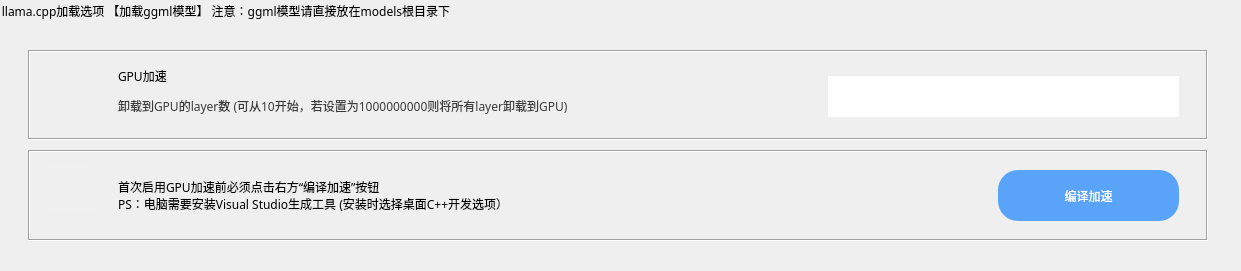
      <widget class="QGroupBox" name="groupBox_7">
       <property name="geometry">
        <rect>
         <x>20</x>
         <y>2450</y>
         <width>1241</width>
         <height>271</height>
        </rect>
       </property>
       <property name="font">
        <font>
         <family>微软雅黑</family>
         
         <weight>50</weight>
         <italic>false</italic>
         <bold>false</bold>
        </font>
       </property>
       <property name="styleSheet">
        <string notr="true">QGroupBox{
    border: none;
	font:27px &quot;微软雅黑&quot;;
}
</string>
       </property>
       <property name="title">
        <string>llama.cpp加载选项 【加载ggml模型】 注意：ggml模型请直接放在models根目录下</string>
       </property>
       <widget class="QFrame" name="frame_23">
        <property name="geometry">
         <rect>
          <x>28</x>
          <y>50</y>
          <width>1180</width>
          <height>90</height>
         </rect>
        </property>
        <property name="frameShape">
         <enum>QFrame::Box</enum>
        </property>
        <property name="frameShadow">
         <enum>QFrame::Sunken</enum>
        </property>
        <widget class="QLabel" name="label_77">
         <property name="geometry">
          <rect>
           <x>90</x>
           <y>10</y>
           <width>621</width>
           <height>31</height>
          </rect>
         </property>
         <property name="font">
          <font>
           <family>微软雅黑</family>
           
           <weight>50</weight>
           <italic>false</italic>
           <bold>false</bold>
          </font>
         </property>
         <property name="styleSheet">
          <string notr="true">font: 20px &quot;微软雅黑&quot;;</string>
         </property>
         <property name="text">
          <string>GPU加速</string>
         </property>
        </widget>
        <widget class="QLabel" name="label_78">
         <property name="geometry">
          <rect>
           <x>90</x>
           <y>40</y>
           <width>691</width>
           <height>31</height>
          </rect>
         </property>
         <property name="font">
          <font>
           <family>微软雅黑</family>
           
           <weight>50</weight>
           <italic>false</italic>
           <bold>false</bold>
          </font>
         </property>
         <property name="styleSheet">
          <string notr="true">color:rgb(59, 59, 59);
font: 18px &quot;微软雅黑&quot;;</string>
         </property>
         <property name="text">
          <string>卸载到GPU的layer数 (可从10开始，若设置为1000000000则将所有layer卸载到GPU)</string>
         </property>
        </widget>
        <widget class="QLabel" name="label_79">
         <property name="geometry">
          <rect>
           <x>17</x>
           <y>19</y>
           <width>50</width>
           <height>50</height>
          </rect>
         </property>
         <property name="styleSheet">
          <string notr="true">border-image: url(:/ss/me_能耗管理 (5).png)</string>
         </property>
         <property name="text">
          <string/>
         </property>
        </widget>
        <widget class="QLineEdit" name="laGGMLlayer">
         <property name="geometry">
          <rect>
           <x>800</x>
           <y>26</y>
           <width>351</width>
           <height>41</height>
          </rect>
         </property>
         <property name="font">
          <font>
           <family>微软雅黑</family>
           
           <weight>50</weight>
           <italic>false</italic>
           <bold>false</bold>
          </font>
         </property>
         <property name="styleSheet">
          <string notr="true">font: 20px &quot;微软雅黑&quot;;</string>
         </property>
         <property name="locale">
          <locale language="English" country="UnitedStates"/>
         </property>
         <property name="frame">
          <bool>false</bool>
         </property>
        </widget>
       </widget>
       <widget class="QFrame" name="frame_30">
        <property name="geometry">
         <rect>
          <x>28</x>
          <y>150</y>
          <width>1180</width>
          <height>91</height>
         </rect>
        </property>
        <property name="frameShape">
         <enum>QFrame::Box</enum>
        </property>
        <property name="frameShadow">
         <enum>QFrame::Sunken</enum>
        </property>
        <widget class="QLabel" name="label_98">
         <property name="geometry">
          <rect>
           <x>90</x>
           <y>10</y>
           <width>131</width>
           <height>31</height>
          </rect>
         </property>
         <property name="font">
          <font>
           <family>微软雅黑</family>
           <pointsize>12</pointsize>
          </font>
         </property>
         <property name="text">
          <string/>
         </property>
        </widget>
        <widget class="QLabel" name="label_99">
         <property name="geometry">
          <rect>
           <x>90</x>
           <y>40</y>
           <width>671</width>
           <height>31</height>
          </rect>
         </property>
         <property name="font">
          <font>
           <family>微软雅黑</family>
           <pointsize>11</pointsize>
          </font>
         </property>
         <property name="styleSheet">
          <string notr="true">color:rgb(59, 59, 59)</string>
         </property>
         <property name="text">
          <string/>
         </property>
        </widget>
        <widget class="QLabel" name="label_100">
         <property name="geometry">
          <rect>
           <x>90</x>
           <y>0</y>
           <width>1051</width>
           <height>91</height>
          </rect>
         </property>
         <property name="font">
          <font>
           <family>微软雅黑</family>
           
           <weight>50</weight>
           <italic>false</italic>
           <bold>false</bold>
          </font>
         </property>
         <property name="styleSheet">
          <string notr="true">font: 20px &quot;微软雅黑&quot;;</string>
         </property>
         <property name="text">
          <string>首次启用GPU加速前必须点击右方“编译加速”按钮
PS：电脑需要安装Visual Studio生成工具 (安装时选择桌面C++开发选项）</string>
         </property>
        </widget>
        <widget class="QPushButton" name="warn_8">
         <property name="geometry">
          <rect>
           <x>12</x>
           <y>13</y>
           <width>61</width>
           <height>51</height>
          </rect>
         </property>
         <property name="focusPolicy">
          <enum>Qt::StrongFocus</enum>
         </property>
         <property name="styleSheet">
          <string notr="true">QPushButton {
    background-color:rgb(240,240,240);	
	 	border-radius: 20px;

}</string>
         </property>
         <property name="text">
          <string/>
         </property>
         <property name="icon">
          <iconset resource="s.qrc">
           <normaloff>:/ss/exclamation-point-ring (1).png</normaloff>:/ss/exclamation-point-ring (1).png</iconset>
         </property>
         <property name="iconSize">
          <size>
           <width>43</width>
           <height>40</height>
          </size>
         </property>
        </widget>
        <widget class="QPushButton" name="laGGMLGPUON">
         <property name="geometry">
          <rect>
           <x>970</x>
           <y>20</y>
           <width>181</width>
           <height>51</height>
          </rect>
         </property>
         <property name="font">
          <font>
           <family>微软雅黑</family>
           
           <weight>50</weight>
           <italic>false</italic>
           <bold>false</bold>
          </font>
         </property>
         <property name="styleSheet">
          <string notr="true">QPushButton {
	color:white;
    background-color:rgba(0, 120, 255,160);
 	border-radius: 20px;
font: 25px &quot;微软雅黑&quot;;
}
QPushButton:hover {
     background-color:rgba(0, 120, 255, 130)
}</string>
         </property>
         <property name="text">
          <string>编译加速</string>
         </property>
         <property name="iconSize">
          <size>
           <width>30</width>
           <height>30</height>
          </size>
         </property>
        </widget>
       </widget>
      </widget>
